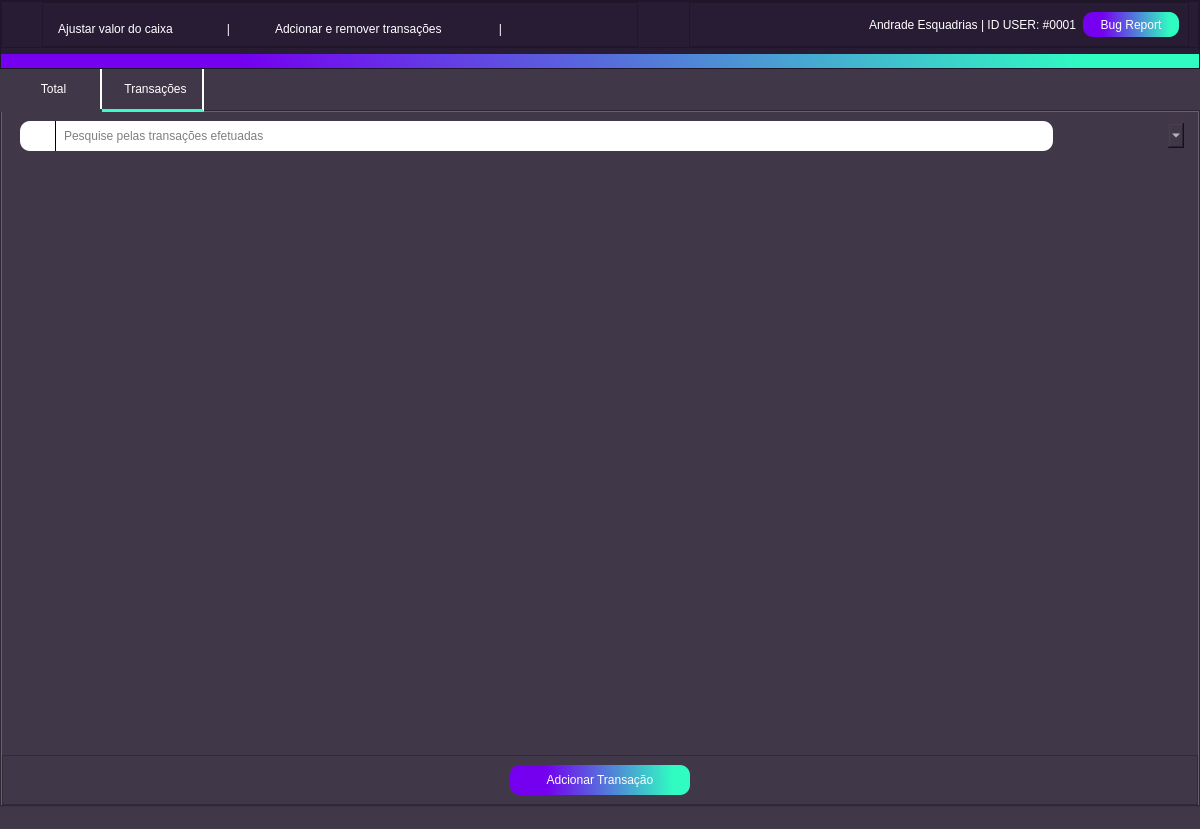
<?xml version="1.0" encoding="UTF-8"?>
<ui version="4.0">
 <class>caixa</class>
 <widget class="QMainWindow" name="caixa">
  <property name="geometry">
   <rect>
    <x>0</x>
    <y>0</y>
    <width>1200</width>
    <height>829</height>
   </rect>
  </property>
  <property name="windowTitle">
   <string>Caixa</string>
  </property>
  <property name="windowIcon">
   <iconset resource="qrc/source.qrc">
    <normaloff>:/iconteste/icons/ba812f4a-b112-4fa5-96d0-dccd574e3a86.jpg</normaloff>:/iconteste/icons/ba812f4a-b112-4fa5-96d0-dccd574e3a86.jpg</iconset>
  </property>
  <property name="styleSheet">
   <string notr="true">background-color:#403749;
color:white;</string>
  </property>
  <widget class="QWidget" name="centralwidget">
   <layout class="QVBoxLayout" name="verticalLayout_2">
    <property name="spacing">
     <number>0</number>
    </property>
    <property name="leftMargin">
     <number>0</number>
    </property>
    <property name="topMargin">
     <number>0</number>
    </property>
    <property name="rightMargin">
     <number>0</number>
    </property>
    <property name="bottomMargin">
     <number>0</number>
    </property>
    <item>
     <widget class="QFrame" name="frame_16">
      <property name="styleSheet">
       <string notr="true">background-color: rgb(40, 28, 53);
color:white;</string>
      </property>
      <property name="frameShape">
       <enum>QFrame::StyledPanel</enum>
      </property>
      <property name="frameShadow">
       <enum>QFrame::Raised</enum>
      </property>
      <layout class="QVBoxLayout" name="verticalLayout_3">
       <property name="leftMargin">
        <number>0</number>
       </property>
       <property name="topMargin">
        <number>0</number>
       </property>
       <property name="rightMargin">
        <number>0</number>
       </property>
       <property name="bottomMargin">
        <number>0</number>
       </property>
       <item>
        <widget class="QFrame" name="frame">
         <property name="styleSheet">
          <string notr="true">background-color: #281c35;</string>
         </property>
         <property name="frameShape">
          <enum>QFrame::StyledPanel</enum>
         </property>
         <property name="frameShadow">
          <enum>QFrame::Raised</enum>
         </property>
         <layout class="QHBoxLayout" name="horizontalLayout_3">
          <property name="topMargin">
           <number>0</number>
          </property>
          <property name="bottomMargin">
           <number>0</number>
          </property>
          <item>
           <widget class="QFrame" name="frame_4">
            <property name="minimumSize">
             <size>
              <width>25</width>
              <height>25</height>
             </size>
            </property>
            <property name="maximumSize">
             <size>
              <width>25</width>
              <height>25</height>
             </size>
            </property>
            <property name="styleSheet">
             <string notr="true">border-image: url(:/iconteste/icons/ba812f4a-b112-4fa5-96d0-dccd574e3a86.jpg);
border-radius:12px;</string>
            </property>
            <property name="frameShape">
             <enum>QFrame::StyledPanel</enum>
            </property>
            <property name="frameShadow">
             <enum>QFrame::Raised</enum>
            </property>
            <layout class="QVBoxLayout" name="verticalLayout">
             <property name="rightMargin">
              <number>9</number>
             </property>
            </layout>
           </widget>
          </item>
          <item alignment="Qt::AlignLeft">
           <widget class="QFrame" name="frame_3">
            <property name="minimumSize">
             <size>
              <width>450</width>
              <height>0</height>
             </size>
            </property>
            <property name="maximumSize">
             <size>
              <width>6546545</width>
              <height>16777215</height>
             </size>
            </property>
            <property name="frameShape">
             <enum>QFrame::StyledPanel</enum>
            </property>
            <property name="frameShadow">
             <enum>QFrame::Raised</enum>
            </property>
            <layout class="QHBoxLayout" name="horizontalLayout" stretch="0,0,0,0">
             <property name="spacing">
              <number>44</number>
             </property>
             <property name="leftMargin">
              <number>15</number>
             </property>
             <property name="rightMargin">
              <number>134</number>
             </property>
             <property name="bottomMargin">
              <number>0</number>
             </property>
             <item>
              <widget class="QPushButton" name="pushButton">
               <property name="minimumSize">
                <size>
                 <width>80</width>
                 <height>30</height>
                </size>
               </property>
               <property name="toolTip">
                <string/>
               </property>
               <property name="styleSheet">
                <string notr="true">QPushButton{
border:0px;
border-radius:12px;
}
QPushButton::hover
{

background-color:#403749;

}
QPushButton::pressed
{
border-style: outset;
border-width: 3px;
border-color: #30fcc2;
background-color:625f66
}</string>
               </property>
               <property name="text">
                <string>Ajustar valor do caixa</string>
               </property>
               <property name="icon">
                <iconset resource="qrc/source.qrc">
                 <normaloff>:/iconteste/icons/calculator.png</normaloff>:/iconteste/icons/calculator.png</iconset>
               </property>
               <property name="iconSize">
                <size>
                 <width>20</width>
                 <height>20</height>
                </size>
               </property>
              </widget>
             </item>
             <item>
              <widget class="QLabel" name="label_2">
               <property name="maximumSize">
                <size>
                 <width>25</width>
                 <height>16777215</height>
                </size>
               </property>
               <property name="text">
                <string>   |</string>
               </property>
              </widget>
             </item>
             <item>
              <widget class="QPushButton" name="pushButton_2">
               <property name="sizePolicy">
                <sizepolicy hsizetype="Minimum" vsizetype="Fixed">
                 <horstretch>0</horstretch>
                 <verstretch>0</verstretch>
                </sizepolicy>
               </property>
               <property name="minimumSize">
                <size>
                 <width>100</width>
                 <height>30</height>
                </size>
               </property>
               <property name="styleSheet">
                <string notr="true">QPushButton{
border:0px;
border-radius:12px;
}
QPushButton::hover
{

background-color:#403749;

}
QPushButton::pressed
{
border-style: outset;
border-width: 3px;
border-color: #30fcc2;
background-color:625f66
}</string>
               </property>
               <property name="text">
                <string>Adcionar e remover transações </string>
               </property>
               <property name="icon">
                <iconset resource="qrc/source.qrc">
                 <normaloff>:/iconteste/icons/bill.png</normaloff>:/iconteste/icons/bill.png</iconset>
               </property>
               <property name="iconSize">
                <size>
                 <width>24</width>
                 <height>24</height>
                </size>
               </property>
              </widget>
             </item>
             <item>
              <widget class="QLabel" name="label_3">
               <property name="maximumSize">
                <size>
                 <width>25</width>
                 <height>16777215</height>
                </size>
               </property>
               <property name="text">
                <string>   |</string>
               </property>
              </widget>
             </item>
            </layout>
            <zorder>pushButton</zorder>
            <zorder>pushButton_2</zorder>
            <zorder>label_2</zorder>
            <zorder>label_3</zorder>
           </widget>
          </item>
          <item>
           <widget class="QFrame" name="frame_2">
            <property name="minimumSize">
             <size>
              <width>200</width>
              <height>0</height>
             </size>
            </property>
            <property name="maximumSize">
             <size>
              <width>500</width>
              <height>16777215</height>
             </size>
            </property>
            <property name="frameShape">
             <enum>QFrame::StyledPanel</enum>
            </property>
            <property name="frameShadow">
             <enum>QFrame::Raised</enum>
            </property>
            <layout class="QHBoxLayout" name="horizontalLayout_2">
             <item alignment="Qt::AlignRight">
              <widget class="QLabel" name="label_6">
               <property name="text">
                <string>Andrade Esquadrias | ID USER: #0001</string>
               </property>
              </widget>
             </item>
             <item>
              <widget class="QPushButton" name="pushButton_6">
               <property name="minimumSize">
                <size>
                 <width>96</width>
                 <height>25</height>
                </size>
               </property>
               <property name="maximumSize">
                <size>
                 <width>96</width>
                 <height>25</height>
                </size>
               </property>
               <property name="styleSheet">
                <string notr="true">


QPushButton{
border:1px;
background-color: qlineargradient(spread:pad, x1:0.0227727, y1:0.557, x2:1, y2:0.551, stop:0.181818 rgba(116, 0, 239, 255), stop:0.903409 rgba(48, 252, 194, 255));
border-radius:10px;
}
QPushButton::hover
{


border-width: 2px;

border-color: black;

}
QPushButton::pressed
{
border-style: outset;
border-width: 3px;
border-color: #30fcc2;
}
</string>
               </property>
               <property name="text">
                <string>Bug Report</string>
               </property>
              </widget>
             </item>
            </layout>
           </widget>
          </item>
         </layout>
        </widget>
       </item>
       <item>
        <widget class="QLabel" name="label_23">
         <property name="styleSheet">
          <string notr="true">background-color: qlineargradient(spread:pad, x1:0.0227727, y1:0.557, x2:1, y2:0.551, stop:0.181818 rgba(116, 0, 239, 255), stop:0.903409 rgba(48, 252, 194, 255));</string>
         </property>
         <property name="text">
          <string/>
         </property>
        </widget>
       </item>
      </layout>
     </widget>
    </item>
    <item>
     <widget class="QTabWidget" name="tabWidget">
      <property name="styleSheet">
       <string notr="true">QTabBar::tab {
height: 40px;
width: 93px; 
background-color:#403749; 
color:white;
border-right:2px solid #ffffff;
padding-left:7px;
 }

QTabBar::tab:selected {
    border-bottom:3px solid #39fdc5;
}
</string>
      </property>
      <property name="currentIndex">
       <number>1</number>
      </property>
      <widget class="QWidget" name="tab">
       <attribute name="title">
        <string>Total</string>
       </attribute>
       <layout class="QVBoxLayout" name="verticalLayout_5">
        <property name="spacing">
         <number>0</number>
        </property>
        <property name="leftMargin">
         <number>0</number>
        </property>
        <property name="topMargin">
         <number>0</number>
        </property>
        <property name="rightMargin">
         <number>0</number>
        </property>
        <property name="bottomMargin">
         <number>0</number>
        </property>
        <item>
         <widget class="QFrame" name="frame_5">
          <property name="styleSheet">
           <string notr="true">border-radius:10px;</string>
          </property>
          <property name="frameShape">
           <enum>QFrame::StyledPanel</enum>
          </property>
          <property name="frameShadow">
           <enum>QFrame::Raised</enum>
          </property>
          <layout class="QVBoxLayout" name="verticalLayout_4">
           <property name="leftMargin">
            <number>14</number>
           </property>
           <property name="topMargin">
            <number>0</number>
           </property>
           <property name="rightMargin">
            <number>14</number>
           </property>
           <property name="bottomMargin">
            <number>0</number>
           </property>
           <item>
            <widget class="QFrame" name="frame_41">
             <property name="frameShape">
              <enum>QFrame::StyledPanel</enum>
             </property>
             <property name="frameShadow">
              <enum>QFrame::Raised</enum>
             </property>
             <layout class="QHBoxLayout" name="horizontalLayout_23">
              <property name="spacing">
               <number>0</number>
              </property>
              <property name="leftMargin">
               <number>0</number>
              </property>
              <property name="rightMargin">
               <number>0</number>
              </property>
              <property name="bottomMargin">
               <number>0</number>
              </property>
              <item>
               <widget class="QFrame" name="frame_42">
                <property name="frameShape">
                 <enum>QFrame::StyledPanel</enum>
                </property>
                <property name="frameShadow">
                 <enum>QFrame::Raised</enum>
                </property>
                <layout class="QHBoxLayout" name="horizontalLayout_21">
                 <property name="leftMargin">
                  <number>0</number>
                 </property>
                 <property name="topMargin">
                  <number>0</number>
                 </property>
                 <property name="rightMargin">
                  <number>0</number>
                 </property>
                 <property name="bottomMargin">
                  <number>0</number>
                 </property>
                 <item>
                  <widget class="QFrame" name="frame_43">
                   <property name="minimumSize">
                    <size>
                     <width>0</width>
                     <height>30</height>
                    </size>
                   </property>
                   <property name="maximumSize">
                    <size>
                     <width>16777215</width>
                     <height>40</height>
                    </size>
                   </property>
                   <property name="styleSheet">
                    <string notr="true">background-color:white;
color:black;</string>
                   </property>
                   <property name="frameShape">
                    <enum>QFrame::StyledPanel</enum>
                   </property>
                   <property name="frameShadow">
                    <enum>QFrame::Raised</enum>
                   </property>
                   <layout class="QHBoxLayout" name="horizontalLayout_22">
                    <property name="topMargin">
                     <number>0</number>
                    </property>
                    <property name="bottomMargin">
                     <number>0</number>
                    </property>
                    <item>
                     <widget class="QLabel" name="label_34">
                      <property name="minimumSize">
                       <size>
                        <width>20</width>
                        <height>20</height>
                       </size>
                      </property>
                      <property name="maximumSize">
                       <size>
                        <width>20</width>
                        <height>20</height>
                       </size>
                      </property>
                      <property name="styleSheet">
                       <string notr="true">border-image: url(:/iconteste/icons/loupe (1).png);
border-radius:12px;</string>
                      </property>
                      <property name="text">
                       <string/>
                      </property>
                     </widget>
                    </item>
                    <item>
                     <widget class="Line" name="line_2">
                      <property name="minimumSize">
                       <size>
                        <width>1</width>
                        <height>25</height>
                       </size>
                      </property>
                      <property name="maximumSize">
                       <size>
                        <width>1</width>
                        <height>16777215</height>
                       </size>
                      </property>
                      <property name="styleSheet">
                       <string notr="true">background-color:black;	</string>
                      </property>
                      <property name="orientation">
                       <enum>Qt::Vertical</enum>
                      </property>
                     </widget>
                    </item>
                    <item>
                     <widget class="QLineEdit" name="lineEdit_2">
                      <property name="minimumSize">
                       <size>
                        <width>0</width>
                        <height>25</height>
                       </size>
                      </property>
                      <property name="styleSheet">
                       <string notr="true">background-color:white;
font: 12pt &quot;MS Shell Dlg 2&quot;;
color:black;
border-radius:10px;</string>
                      </property>
                      <property name="placeholderText">
                       <string>Vendas finalizadas</string>
                      </property>
                     </widget>
                    </item>
                   </layout>
                  </widget>
                 </item>
                 <item>
                  <widget class="QComboBox" name="comboBox_6">
                   <property name="minimumSize">
                    <size>
                     <width>125</width>
                     <height>25</height>
                    </size>
                   </property>
                   <property name="styleSheet">
                    <string notr="true">QComboBox {
	border: transparent;

}
QComboBox::drop-down:button{
border:transparent; background:transparent;
border-image: url(:/iconteste/icons/arrow-white.png);
width: 14,px;
height: 14px;
padding-top:1px;
margin-top:3px;

}

QComboBox QAbstractItemView{
	
	border:1px solid black;
	border-radius:0px;
 
	
}
</string>
                   </property>
                  </widget>
                 </item>
                </layout>
               </widget>
              </item>
             </layout>
            </widget>
           </item>
           <item>
            <widget class="QTableWidget" name="tableclientes">
             <property name="styleSheet">
              <string notr="true">
QTableWidget::item { 
background-color: #625f66;
border-radius:0px;
}
QTableWidget::item:alternate {
 background-color: #403749;
border-radius:0px;
} 

QTableWidget{
color:white;
border:0px;
}</string>
             </property>
             <attribute name="horizontalHeaderVisible">
              <bool>false</bool>
             </attribute>
             <attribute name="horizontalHeaderHighlightSections">
              <bool>false</bool>
             </attribute>
             <attribute name="verticalHeaderVisible">
              <bool>false</bool>
             </attribute>
            </widget>
           </item>
          </layout>
         </widget>
        </item>
        <item>
         <widget class="QFrame" name="frame_6">
          <property name="frameShape">
           <enum>QFrame::StyledPanel</enum>
          </property>
          <property name="frameShadow">
           <enum>QFrame::Raised</enum>
          </property>
          <layout class="QHBoxLayout" name="horizontalLayout_4">
           <item>
            <widget class="QPushButton" name="pushButton_15">
             <property name="minimumSize">
              <size>
               <width>170</width>
               <height>30</height>
              </size>
             </property>
             <property name="maximumSize">
              <size>
               <width>180</width>
               <height>16777215</height>
              </size>
             </property>
             <property name="layoutDirection">
              <enum>Qt::RightToLeft</enum>
             </property>
             <property name="styleSheet">
              <string notr="true">


QPushButton{
border:1px;
background-color: qlineargradient(spread:pad, x1:0.0227727, y1:0.557, x2:1, y2:0.551, stop:0.181818 rgba(116, 0, 239, 255), stop:0.903409 rgba(48, 252, 194, 255));
border-radius:10px;
color:white;
}
QPushButton::hover
{


border-width: 2px;

border-color: black;

}
QPushButton::pressed
{
border-style: outset;
border-width: 3px;
border-color: #30fcc2;
}
</string>
             </property>
             <property name="text">
              <string>Fechar caixa</string>
             </property>
            </widget>
           </item>
           <item>
            <widget class="QPushButton" name="pushButton_14">
             <property name="minimumSize">
              <size>
               <width>170</width>
               <height>30</height>
              </size>
             </property>
             <property name="maximumSize">
              <size>
               <width>180</width>
               <height>16777215</height>
              </size>
             </property>
             <property name="layoutDirection">
              <enum>Qt::RightToLeft</enum>
             </property>
             <property name="styleSheet">
              <string notr="true">


QPushButton{
border:1px;
background-color: qlineargradient(spread:pad, x1:0.0227727, y1:0.557, x2:1, y2:0.551, stop:0.181818 rgba(116, 0, 239, 255), stop:0.903409 rgba(48, 252, 194, 255));
border-radius:10px;
color:white;
}
QPushButton::hover
{


border-width: 2px;

border-color: black;

}
QPushButton::pressed
{
border-style: outset;
border-width: 3px;
border-color: #30fcc2;
}
</string>
             </property>
             <property name="text">
              <string>Resumo financeiro</string>
             </property>
            </widget>
           </item>
          </layout>
         </widget>
        </item>
       </layout>
      </widget>
      <widget class="QWidget" name="tab_2">
       <attribute name="title">
        <string>Transações</string>
       </attribute>
       <layout class="QVBoxLayout" name="verticalLayout_7">
        <property name="spacing">
         <number>0</number>
        </property>
        <property name="leftMargin">
         <number>0</number>
        </property>
        <property name="topMargin">
         <number>0</number>
        </property>
        <property name="rightMargin">
         <number>0</number>
        </property>
        <property name="bottomMargin">
         <number>0</number>
        </property>
        <item>
         <widget class="QFrame" name="frame_7">
          <property name="styleSheet">
           <string notr="true">border-radius:10px;</string>
          </property>
          <property name="frameShape">
           <enum>QFrame::StyledPanel</enum>
          </property>
          <property name="frameShadow">
           <enum>QFrame::Raised</enum>
          </property>
          <layout class="QVBoxLayout" name="verticalLayout_6">
           <property name="spacing">
            <number>21</number>
           </property>
           <property name="leftMargin">
            <number>18</number>
           </property>
           <property name="topMargin">
            <number>0</number>
           </property>
           <property name="rightMargin">
            <number>14</number>
           </property>
           <property name="bottomMargin">
            <number>0</number>
           </property>
           <item>
            <widget class="QFrame" name="frame_44">
             <property name="frameShape">
              <enum>QFrame::StyledPanel</enum>
             </property>
             <property name="frameShadow">
              <enum>QFrame::Raised</enum>
             </property>
             <layout class="QHBoxLayout" name="horizontalLayout_24">
              <property name="spacing">
               <number>0</number>
              </property>
              <property name="leftMargin">
               <number>0</number>
              </property>
              <property name="rightMargin">
               <number>0</number>
              </property>
              <property name="bottomMargin">
               <number>0</number>
              </property>
              <item>
               <widget class="QFrame" name="frame_45">
                <property name="frameShape">
                 <enum>QFrame::StyledPanel</enum>
                </property>
                <property name="frameShadow">
                 <enum>QFrame::Raised</enum>
                </property>
                <layout class="QHBoxLayout" name="horizontalLayout_25">
                 <property name="leftMargin">
                  <number>0</number>
                 </property>
                 <property name="topMargin">
                  <number>0</number>
                 </property>
                 <property name="rightMargin">
                  <number>0</number>
                 </property>
                 <property name="bottomMargin">
                  <number>0</number>
                 </property>
                 <item>
                  <widget class="QFrame" name="frame_46">
                   <property name="minimumSize">
                    <size>
                     <width>0</width>
                     <height>30</height>
                    </size>
                   </property>
                   <property name="maximumSize">
                    <size>
                     <width>16777215</width>
                     <height>40</height>
                    </size>
                   </property>
                   <property name="styleSheet">
                    <string notr="true">background-color:white;
color:black;</string>
                   </property>
                   <property name="frameShape">
                    <enum>QFrame::StyledPanel</enum>
                   </property>
                   <property name="frameShadow">
                    <enum>QFrame::Raised</enum>
                   </property>
                   <layout class="QHBoxLayout" name="horizontalLayout_26">
                    <property name="topMargin">
                     <number>0</number>
                    </property>
                    <property name="bottomMargin">
                     <number>0</number>
                    </property>
                    <item>
                     <widget class="QLabel" name="label_35">
                      <property name="minimumSize">
                       <size>
                        <width>20</width>
                        <height>20</height>
                       </size>
                      </property>
                      <property name="maximumSize">
                       <size>
                        <width>20</width>
                        <height>20</height>
                       </size>
                      </property>
                      <property name="styleSheet">
                       <string notr="true">border-image: url(:/iconteste/icons/loupe (1).png);
border-radius:12px;</string>
                      </property>
                      <property name="text">
                       <string/>
                      </property>
                     </widget>
                    </item>
                    <item>
                     <widget class="Line" name="line_3">
                      <property name="minimumSize">
                       <size>
                        <width>1</width>
                        <height>25</height>
                       </size>
                      </property>
                      <property name="maximumSize">
                       <size>
                        <width>1</width>
                        <height>16777215</height>
                       </size>
                      </property>
                      <property name="styleSheet">
                       <string notr="true">background-color:black;	</string>
                      </property>
                      <property name="orientation">
                       <enum>Qt::Vertical</enum>
                      </property>
                     </widget>
                    </item>
                    <item>
                     <widget class="QLineEdit" name="lineEdit_3">
                      <property name="minimumSize">
                       <size>
                        <width>0</width>
                        <height>25</height>
                       </size>
                      </property>
                      <property name="styleSheet">
                       <string notr="true">background-color:white;
font: 12pt &quot;MS Shell Dlg 2&quot;;
color:black;
border-radius:10px;</string>
                      </property>
                      <property name="placeholderText">
                       <string>Pesquise pelas transações efetuadas</string>
                      </property>
                     </widget>
                    </item>
                   </layout>
                  </widget>
                 </item>
                 <item>
                  <widget class="QComboBox" name="comboBox_7">
                   <property name="minimumSize">
                    <size>
                     <width>125</width>
                     <height>25</height>
                    </size>
                   </property>
                   <property name="styleSheet">
                    <string notr="true">QComboBox {
	border: transparent;

}
QComboBox::drop-down:button{
border:transparent; background:transparent;
border-image: url(:/iconteste/icons/arrow-white.png);
width: 14,px;
height: 14px;
padding-top:1px;
margin-top:3px;

}

QComboBox QAbstractItemView{
	
	border:1px solid black;
	border-radius:0px;
 
	
}
</string>
                   </property>
                  </widget>
                 </item>
                </layout>
               </widget>
              </item>
             </layout>
            </widget>
           </item>
           <item>
            <widget class="QTableWidget" name="tabletransac">
             <property name="minimumSize">
              <size>
               <width>0</width>
               <height>0</height>
              </size>
             </property>
             <property name="styleSheet">
              <string notr="true">
QTableWidget::item { 
background-color: #625f66;
border-radius:0px;
}
QTableWidget::item:alternate {
 background-color: #403749;
border-radius:0px;
} 

QTableWidget{
color:white;
border:0px;
}</string>
             </property>
             <property name="alternatingRowColors">
              <bool>true</bool>
             </property>
             <attribute name="horizontalHeaderVisible">
              <bool>false</bool>
             </attribute>
             <attribute name="horizontalHeaderCascadingSectionResizes">
              <bool>false</bool>
             </attribute>
             <attribute name="horizontalHeaderDefaultSectionSize">
              <number>103</number>
             </attribute>
             <attribute name="horizontalHeaderHighlightSections">
              <bool>false</bool>
             </attribute>
             <attribute name="horizontalHeaderShowSortIndicator" stdset="0">
              <bool>false</bool>
             </attribute>
             <attribute name="horizontalHeaderStretchLastSection">
              <bool>false</bool>
             </attribute>
             <attribute name="verticalHeaderVisible">
              <bool>false</bool>
             </attribute>
             <attribute name="verticalHeaderCascadingSectionResizes">
              <bool>false</bool>
             </attribute>
             <attribute name="verticalHeaderDefaultSectionSize">
              <number>48</number>
             </attribute>
             <attribute name="verticalHeaderHighlightSections">
              <bool>false</bool>
             </attribute>
             <attribute name="verticalHeaderShowSortIndicator" stdset="0">
              <bool>false</bool>
             </attribute>
             <attribute name="verticalHeaderStretchLastSection">
              <bool>false</bool>
             </attribute>
             <row>
              <property name="text">
               <string>New Row</string>
              </property>
             </row>
             <row>
              <property name="text">
               <string>New Row</string>
              </property>
             </row>
             <row>
              <property name="text">
               <string>New Row</string>
              </property>
             </row>
             <row>
              <property name="text">
               <string>New Row</string>
              </property>
             </row>
            </widget>
           </item>
          </layout>
         </widget>
        </item>
        <item>
         <widget class="QFrame" name="frame_8">
          <property name="frameShape">
           <enum>QFrame::StyledPanel</enum>
          </property>
          <property name="frameShadow">
           <enum>QFrame::Raised</enum>
          </property>
          <layout class="QHBoxLayout" name="horizontalLayout_5">
           <item>
            <widget class="QPushButton" name="pushButton_17">
             <property name="minimumSize">
              <size>
               <width>170</width>
               <height>30</height>
              </size>
             </property>
             <property name="maximumSize">
              <size>
               <width>180</width>
               <height>16777215</height>
              </size>
             </property>
             <property name="layoutDirection">
              <enum>Qt::RightToLeft</enum>
             </property>
             <property name="styleSheet">
              <string notr="true">


QPushButton{
border:1px;
background-color: qlineargradient(spread:pad, x1:0.0227727, y1:0.557, x2:1, y2:0.551, stop:0.181818 rgba(116, 0, 239, 255), stop:0.903409 rgba(48, 252, 194, 255));
border-radius:10px;
color:white;
}
QPushButton::hover
{


border-width: 2px;

border-color: black;

}
QPushButton::pressed
{
border-style: outset;
border-width: 3px;
border-color: #30fcc2;
}
</string>
             </property>
             <property name="text">
              <string>Adcionar Transação</string>
             </property>
            </widget>
           </item>
          </layout>
         </widget>
        </item>
       </layout>
      </widget>
     </widget>
    </item>
   </layout>
  </widget>
  <widget class="QStatusBar" name="statusBar"/>
 </widget>
 <resources>
  <include location="qrc/source.qrc"/>
 </resources>
 <connections/>
</ui>
